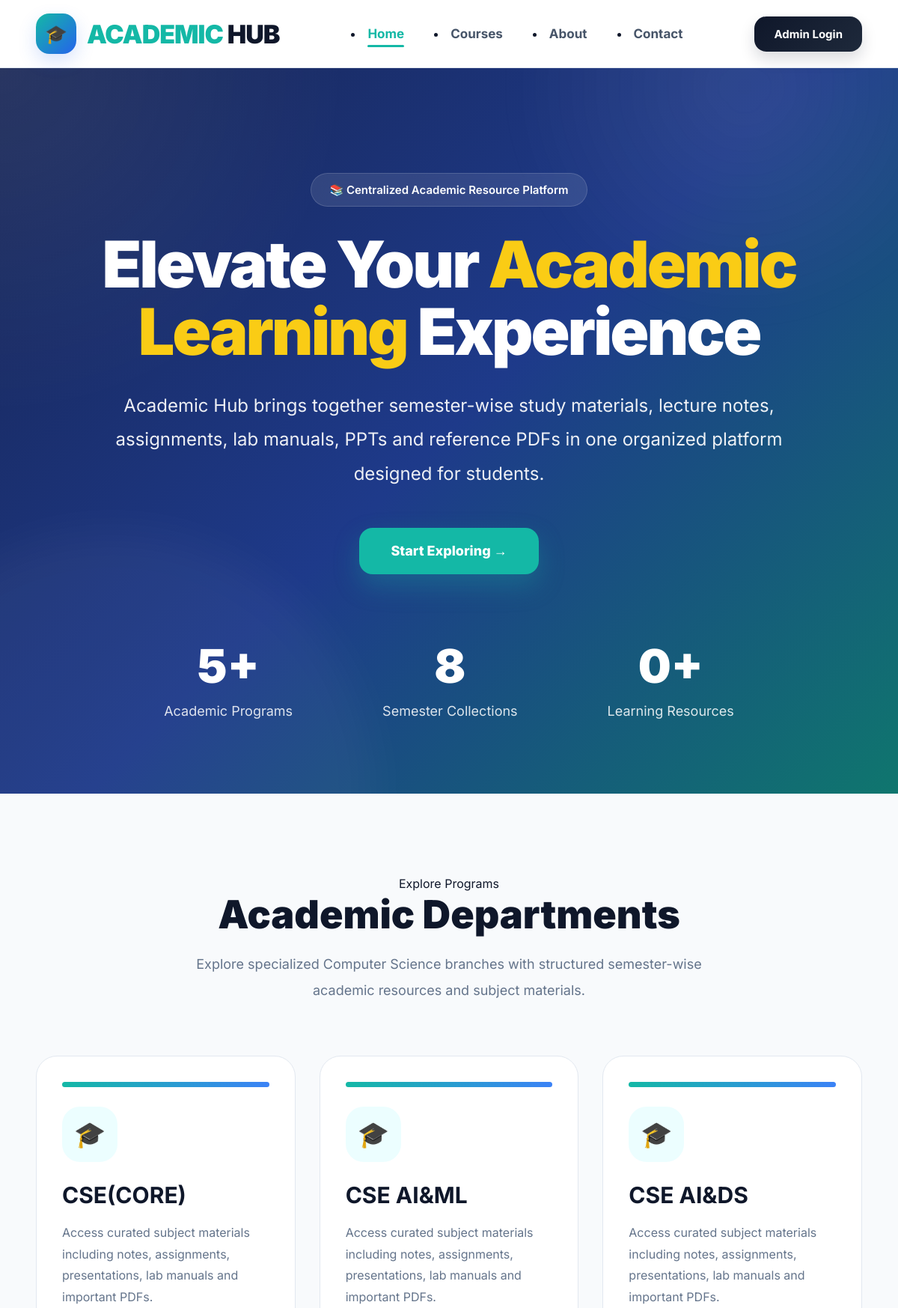
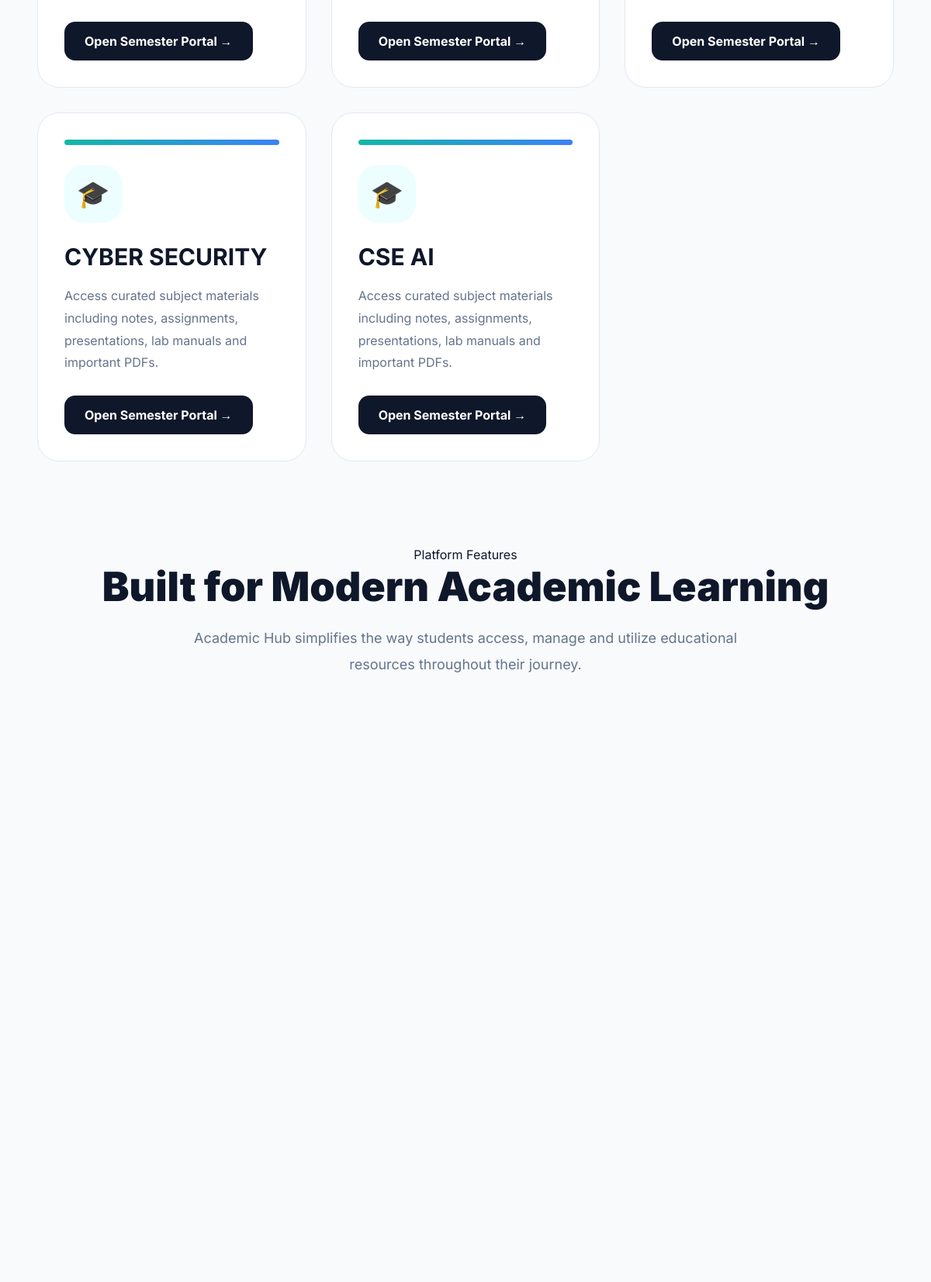
The page / (upper part) on the database its author committed (2 pictures, top to bottom).
### hub/models.py (models this page shows, shortened)
class Branch(models.Model):
    name = models.CharField(max_length=100)

### hub/views.py (the view)
# urls.py: path('', views.home, name='home'),
def home(request):
    branches = Branch.objects.all()
    total_courses = Branch.objects.count()
    total_semesters = Semester.objects.count()
    total_resources = File.objects.count()
    return render(request, 'home.html', {
        'branches': branches,
        'total_courses': total_courses,
        'total_semesters': total_semesters,
        'total_resources': total_resources,
    })

### hub/templates/home.html (shortened to what this page needs)
{% extends 'base.html' %}
{% block content %}
<section class="hero hero-full">
    <div class="hero-content">
        <div class="hero-badge">
            📚 Centralized Academic Resource Platform
        </div>
        <h1 class="hero-title">
            Elevate Your <span>Academic Learning</span> Experience
        </h1>
        <p class="hero-subtitle">
            Academic Hub brings together semester-wise study materials,
            lecture notes, assignments, lab manuals, PPTs and reference
            PDFs in one organized platform designed for students.
        </p>
        <a href="#courses" class="hero-btn">
            Start Exploring →
        </a>
        <div class="hero-stats">
            <div class="stat-box">
                <h2>{{ total_courses }}+</h2>
                <p>Academic Programs</p>
            </div>
            <div class="stat-box">
                <h2>{{ total_semesters }}</h2>
                <p>Semester Collections</p>
            </div>
            <div class="stat-box">
                <h2>{{ total_resources }}+</h2>
                <p>Learning Resources</p>
            </div>
        </div>
    </div>
</section>
<section id="courses" class="course-section">
    <div class="section-header">
        <span class="section-tag">
            Explore Programs
        </span>
        <h2>Academic Departments</h2>
        <p>
            Explore specialized Computer Science branches with
            structured semester-wise academic resources and subject materials.
        </p>
    </div>
    <div class="grid">
        {% for branch in branches %}
        <div class="card branch-card">
            <div class="course-top"></div>
            <div class="course-icon">
                🎓
            </div>
            <h3>{{ branch.name }}</h3>
            <p class="course-desc">
                Access curated subject materials including notes,
                assignments, presentations, lab manuals and important PDFs.
            </p>
            <a href="/semesters/{{ branch.id }}/" class="btn">
                Open Semester Portal →
            </a>
        </div>
        {% empty %}
        <div class="card">
            <h3>No Academic Programs Available</h3>
        </div>
        {% endfor %}
    </div>
</section>
<section class="features-section">
    <div class="section-header">
        <span class="section-tag">
            Platform Features
        </span>
        <h2>Built for Modern Academic Learning</h2>
        <p>
            Academic Hub simplifies the way students access,
            manage and utilize educational resources throughout their journey.
        </p>
    </div>
    <div class="features-grid">
    </div>
</section>
{% endblock %}

### hub/templates/base.html (style rules this page uses)
* { margin:0; padding:0; box-sizing:border-box; scroll-behavior:smooth; }
body { font-family:'Inter',sans-serif; background:#f8fafc; color:#0f172a; overflow-x:hidden; }
a { text-decoration:none; }
.hero { width:100%; min-height:92vh; background: radial-gradient(circle at top left, rgba(255,255,255,0.08), transparent 30%), linear-gradient( 135deg, #172554, #1e3a8a, #0f766e ); color:white; padding:140px 20px 100px; text-align:center; position:relative; overflow:hidden; border-radius:0; margin-bottom:110px; display:flex; flex-direction:column; align-items:center; justify-content:center; }
.hero::before { content:''; position:absolute; width:650px; height:650px; background: radial-gradient( rgba(255,255,255,0.08), transparent 70% ); border-radius:50%; top:-300px; right:-120px; filter:blur(20px); }
.hero::after { content:''; position:absolute; width:700px; height:700px; background:rgba(255,255,255,0.04); border-radius:50%; bottom:-350px; left:-200px; filter:blur(30px); }
.hero * { position:relative; z-index:2; }
.hero-badge { display:inline-flex; align-items:center; justify-content:center; padding:12px 24px; border-radius:999px; background:rgba(255,255,255,0.10); border:1px solid rgba(255,255,255,0.15); font-size:15px; font-weight:600; margin-bottom:32px; backdrop-filter:blur(12px); }
.hero-title { font-size:86px; font-weight:900; line-height:1.05; max-width:1250px; margin:auto auto 30px; letter-spacing:-3px; }
.hero-title span { color:#facc15; }
.hero-subtitle { max-width:980px; margin:auto; font-size:24px; line-height:1.9; opacity:0.92; margin-bottom:50px; }
.hero-btn { display:inline-flex; align-items:center; justify-content:center; gap:10px; background:#14b8a6; color:white; padding:20px 42px; border-radius:18px; font-size:18px; font-weight:800; transition:0.35s ease; box-shadow: 0 15px 35px rgba(20,184,166,0.28); }
.hero-stats { display:flex; justify-content:center; gap:120px; margin-top:85px; flex-wrap:wrap; }
.stat-box { text-align:center; }
.stat-box h2 { font-size:62px; font-weight:900; margin-bottom:12px; }
.stat-box p { font-size:18px; opacity:0.85; }
.section-header { text-align:center; margin-bottom:70px; padding:0 20px; }
.section-header h2 { font-size:52px; margin-bottom:18px; font-weight:900; }
.section-header p { color:#64748b; max-width:760px; margin:auto; line-height:1.9; font-size:18px; }
.grid, .features-grid { width:92%; max-width:1400px; margin:auto; display:grid; grid-template-columns: repeat(auto-fit,minmax(320px,1fr)); gap:32px; }
.card, .feature-card { background:white; border-radius:28px; padding:34px; border:1px solid #e2e8f0; transition:0.35s; position:relative; overflow:hidden; }
.course-top { height:7px; width:100%; background:linear-gradient( to right, #14b8a6, #3b82f6 ); border-radius:999px; margin-bottom:26px; }
.course-icon { width:74px; height:74px; border-radius:24px; background:#ecfeff; display:flex; align-items:center; justify-content:center; font-size:34px; margin-bottom:26px; }
.branch-card h3 { font-size:30px; margin-bottom:18px; }
.course-desc { color:#64748b; line-height:1.8; margin-bottom:28px; }
.btn { display:inline-flex; align-items:center; gap:8px; padding:15px 26px; border-radius:14px; background:#0f172a; color:white; font-weight:700; transition:0.3s; }
.features-section { margin-top:110px; }

### rows shown on the page
Branch: name "CSE(CORE)"
Branch: name "CSE AI&ML"
Branch: name "CSE AI&DS"
Branch: name "CYBER SECURITY"
Branch: name "CSE AI"

### other values the page prints
{{ total_courses }} "5"
{{ total_semesters }} "8"
{{ total_resources }} "0"
